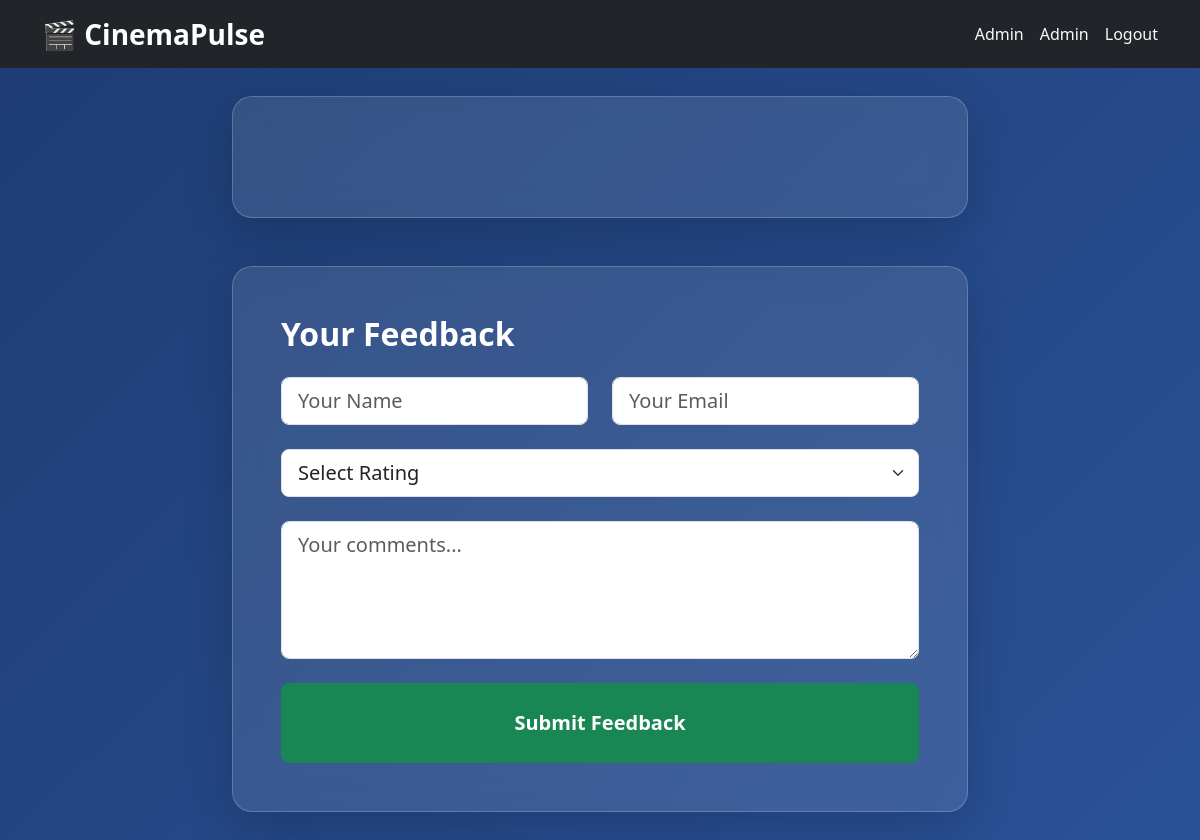
Page /feedback/14 (signed in) on the earlier database version.
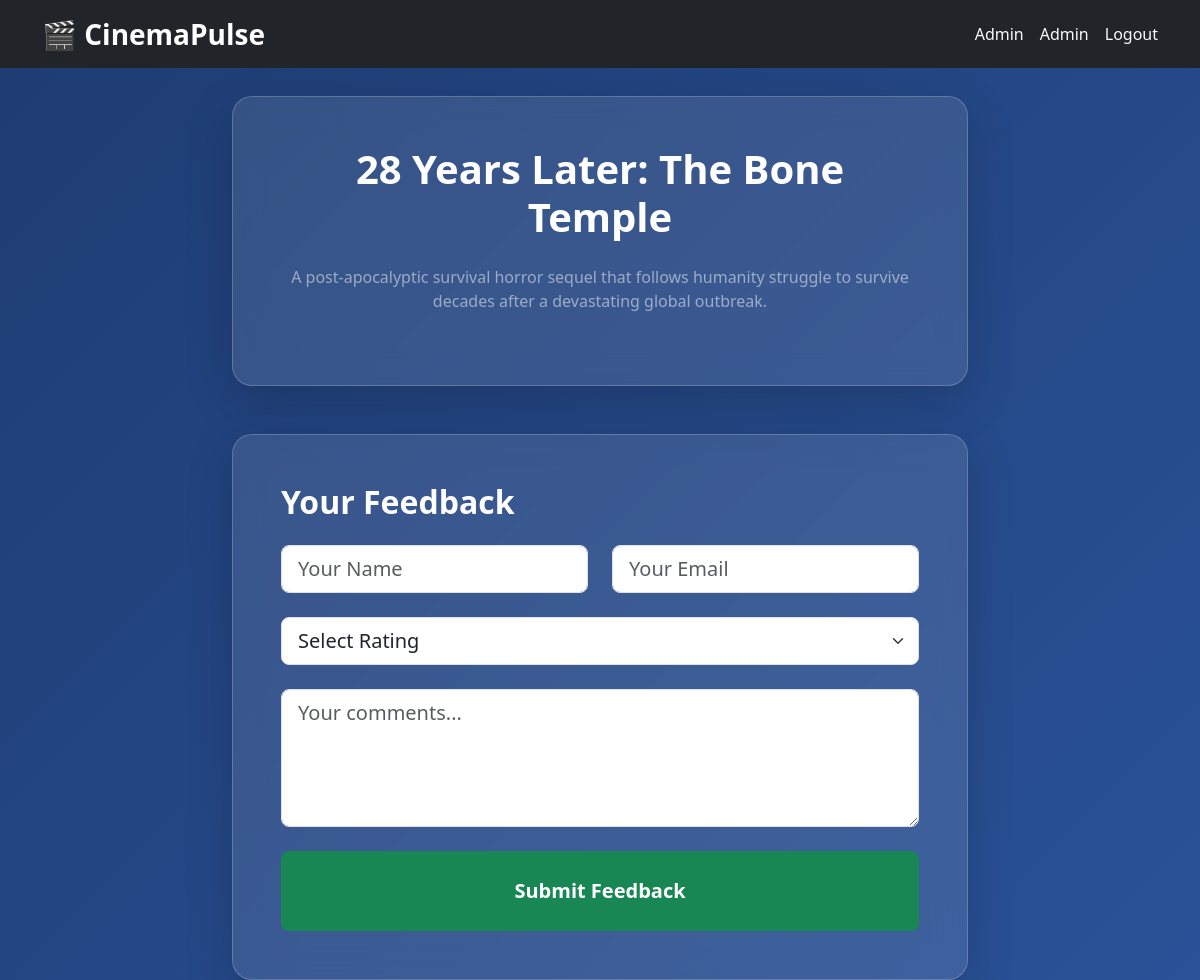
Same page on the later database version.
### tables this page shows
CREATE TABLE movies (
        id INTEGER PRIMARY KEY AUTOINCREMENT,
        title TEXT NOT NULL,
        description TEXT,
        average_rating REAL DEFAULT 0.0,
        total_reviews INTEGER DEFAULT 0
    );

### app.py (the view, shortened to what this page needs)
@app.route('/feedback/<int:movie_id>', methods=['GET', 'POST'])
def feedback(movie_id):
    if 'user_id' not in session: return redirect(url_for('login'))
    conn = get_db()
    movie = conn.execute('SELECT * FROM movies WHERE id=?', (movie_id,)).fetchone()
    conn.close()
    return render_template('feedback.html', movie=movie)

### app.py (called while the page is built)
def get_db():
    conn = sqlite3.connect('cinemapulse.db')
    conn.row_factory = sqlite3.Row
    return conn

### templates/feedback.html (shortened to what this page needs)
{% extends "base.html" %}
{% block content %}
<div class="row">
    <div class="col-lg-8 mx-auto">
        <div class="glass-effect p-5 shadow-lg mb-5 text-center">
            <h1 class="text-white fw-bold mb-4">{{ movie.title }}</h1>
            <p class="text-white-50 mb-4">{{ movie.description }}</p>
        </div>
        <div class="glass-effect p-5 shadow-lg">
            <h2 class="text-white fw-bold mb-4">Your Feedback</h2>
            <form method="POST">
                <div class="row g-4">
                    <div class="col-md-6">
                        <input type="text" name="username" class="form-control form-control-lg" placeholder="Your Name" required>
                    </div>
                    <div class="col-md-6">
                        <input type="email" name="email" class="form-control form-control-lg" placeholder="Your Email" required>
                    </div>
                    <div class="col-12">
                        <select name="rating" class="form-select form-select-lg" required>
                            <option value="">Select Rating</option>
                        </select>
                    </div>
                    <div class="col-12">
                        <textarea name="comments" class="form-control form-control-lg" rows="4" placeholder="Your comments..."></textarea>
                    </div>
                    <div class="col-12">
                        <button type="submit" class="btn btn-success btn-lg w-100 py-4 fs-5 fw-bold">Submit Feedback</button>
                    </div>
                </div>
            </form>
        </div>
    </div>
</div>
{% endblock %}

Differences in the rows shown:
added movies: title "28 Years Later: The Bone Temple", description "A post-apocalyptic survival horror sequel that follows humanity struggle to survive decades after a devastating global outbreak."
